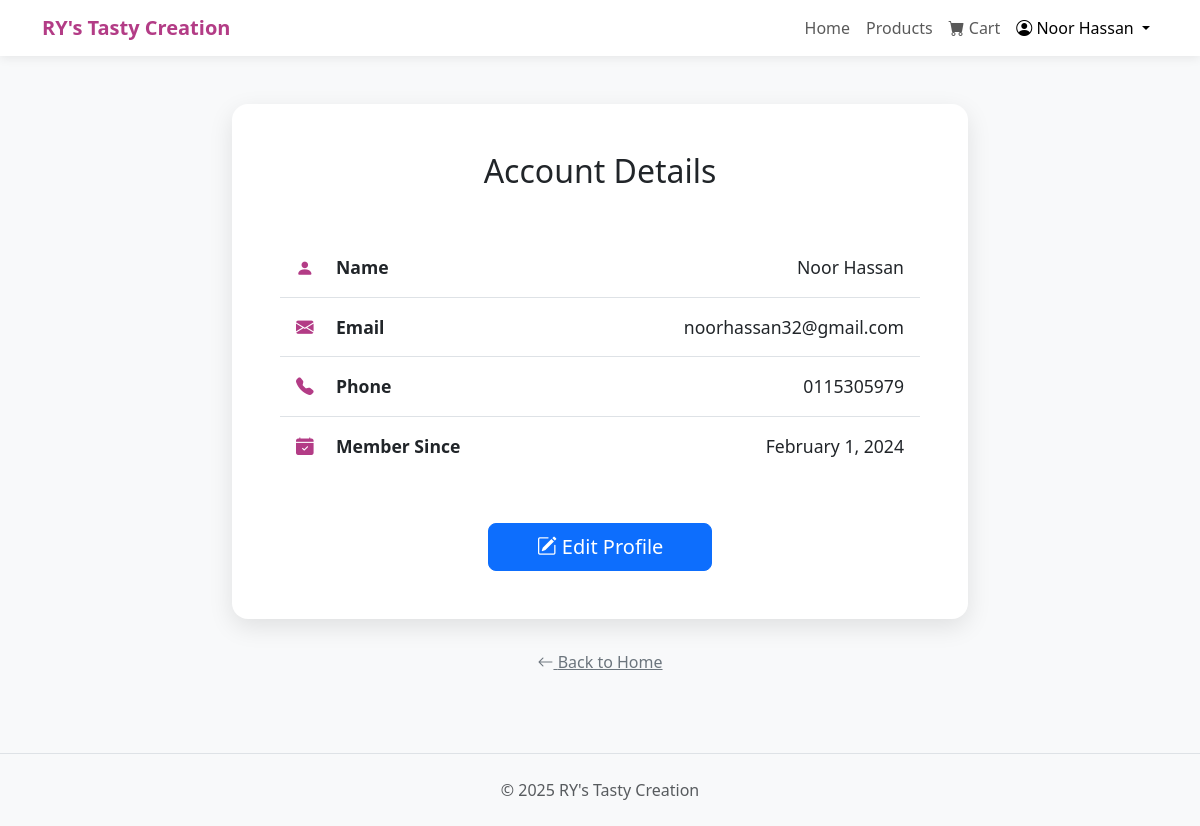
The page /FYP1/profile.php (signed in) on the database its author committed.
### tables this page shows
CREATE TABLE IF NOT EXISTS `customer` (
  `CUST_ID` varchar(10) NOT NULL,
  `CUST_NAME` varchar(100) NOT NULL,
  `CUST_EMAIL` varchar(100) NOT NULL,
  `CUST_PASSWORD` varchar(255) NOT NULL,
  `CUST_PHONE` varchar(20) NOT NULL,
  `CUST_CREATED_DATE` datetime DEFAULT CURRENT_TIMESTAMP,
  `SELLER_ID` varchar(10) DEFAULT NULL,
  PRIMARY KEY (`CUST_ID`),
  UNIQUE KEY `CUST_EMAIL` (`CUST_EMAIL`),
  KEY `fk_customer_seller` (`SELLER_ID`)
);

### FYP1/profile.php (the view, shortened to what this page needs)
<?php
require 'db_connection.php';
$customer_id = $_SESSION['customer_id'];
$stmt = $conn->prepare("SELECT * FROM customer WHERE CUST_ID = ?");
$stmt->bind_param("s", $customer_id);
$stmt->execute();
$result = $stmt->get_result();
$customer = $result->fetch_assoc();
$cust_name = $customer['CUST_NAME'];
?>
<!DOCTYPE html>
<html lang="en">
<head>
    <link href="https://cdn.jsdelivr.net/npm/bootstrap@5.3.2/dist/css/bootstrap.min.css" rel="stylesheet">
    <link rel="stylesheet" href="https://cdn.jsdelivr.net/npm/bootstrap-icons@1.11.3/font/bootstrap-icons.min.css">
</head>
<body>
<nav class="navbar navbar-expand-lg navbar-light bg-white sticky-top">
    <div class="container">
        <a class="navbar-brand" href="home_customer.php" style="color: #b33c86; font-weight: bold;">RY's Tasty Creation</a>
        <div class="collapse navbar-collapse" id="navbarNav">
            <ul class="navbar-nav ms-auto">
                <li class="nav-item"><a class="nav-link" href="home_customer.php">Home</a></li>
                <li class="nav-item"><a class="nav-link" href="product.php">Products</a></li>
                <li class="nav-item">
                    <a class="nav-link" href="cart.php">
                        <i class="bi bi-cart-fill"></i> Cart
                    </a>
                </li>
                <li class="nav-item dropdown">
                    <a class="nav-link dropdown-toggle active" href="#" id="navbarDropdown" role="button" data-bs-toggle="dropdown" aria-current="page">
                        <i class="bi bi-person-circle"></i> <?= htmlspecialchars($cust_name) ?>
                    </a>
                </li>
            </ul>
        </div>
    </div>
</nav>
<div class="container py-5">
    <div class="row justify-content-center">
        <div class="col-lg-8">
            <div class="card profile-card border-0 rounded-4">
                <div class="card-body p-4 p-md-5">
                    <h2 class="card-title text-center mb-5">Account Details</h2>
                    <ul class="list-group list-group-flush">
                        <li class="list-group-item d-flex align-items-center py-3">
                            <i class="bi bi-person-fill icon me-3"></i>
                            <span class="fw-bold me-auto">Name</span>
                            <span><?= htmlspecialchars($customer['CUST_NAME']) ?></span>
                        </li>
                        <li class="list-group-item d-flex align-items-center py-3">
                            <i class="bi bi-envelope-fill icon me-3"></i>
                            <span class="fw-bold me-auto">Email</span>
                            <span><?= htmlspecialchars($customer['CUST_EMAIL']) ?></span>
                        </li>
                        <li class="list-group-item d-flex align-items-center py-3">
                            <i class="bi bi-telephone-fill icon me-3"></i>
                            <span class="fw-bold me-auto">Phone</span>
                            <span><?= htmlspecialchars($customer['CUST_PHONE']) ?></span>
                        </li>
                        <li class="list-group-item d-flex align-items-center py-3">
                             <i class="bi bi-calendar-check-fill icon me-3"></i>
                             <span class="fw-bold me-auto">Member Since</span>
                             <span class="text-end"><?= date("F j, Y", strtotime($customer['CUST_CREATED_DATE'])) ?></span>
                        </li>
                    </ul>
                    <div class="text-center mt-5">
                        <a href="edit_profile.php" class="btn btn-primary btn-lg px-5">
                            <i class="bi bi-pencil-square"></i> Edit Profile
                        </a>
                    </div>
                </div>
            </div>
             <div class="text-center mt-4">
                <a href="home_customer.php" class="btn btn-link text-secondary">
                    <i class="bi bi-arrow-left"></i> Back to Home
                </a>
            </div>
        </div>
    </div>
</div>
<footer class="text-center py-4 text-muted border-top mt-4">
    © <?php echo date('Y'); ?> RY's Tasty Creation
</footer>
</body>
</html>

### FYP1/profile.php (style rules this page uses)
body { background-color: #f8f9fa; font-family: 'Segoe UI', sans-serif; }
.navbar { box-shadow: 0 2px 10px rgba(0,0,0,0.08); }
.profile-card { box-shadow: 0 8px 25px rgba(0,0,0,0.1); }
.list-group-item { font-size: 1.1rem; }
.list-group-item .icon { color: #b33c86; width: 24px; }

### rows shown on the page
customer: CUST_NAME "Noor Hassan", CUST_EMAIL "noorhassan32@gmail.com", CUST_PHONE "0115305979", CUST_CREATED_DATE "February 1, 2024"
